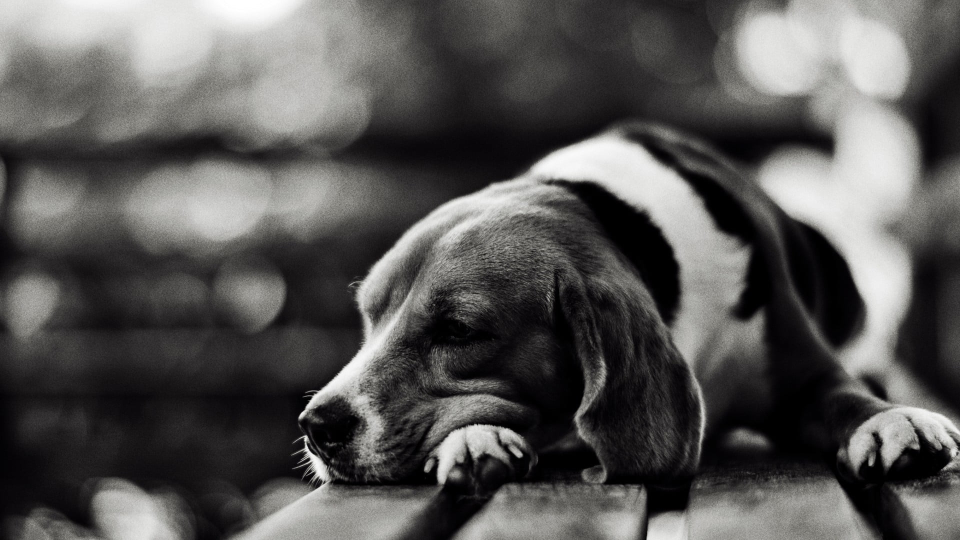
#> input picture mod4/EJERCITACIÓN/dog.jpg, 1920 x 1080 px (shown at 1/2 size)
$ jupyter execute 'Ejercitación  Módulo 4 - Segunda Parte.Juan Bentos.ipynb'
#> lines starting #> are read from the running program, lines starting #| are printed output that depends on the picture
#> (reads mod4/EJERCITACIÓN/plethysmography.txt from the repository)
### mod4/EJERCITACIÓN/utils.py
def graficar(signal, fm, t1 = 0, t2 = 10, title = "Señal de Fotoplestimografía"):
#> called with signal = array of shape (60001,), fm = 125, t1 = 450, t2 = 465, title = 'Grafiquita'
    import matplotlib.pyplot as plt
    import numpy as np
    totalLenght = len(signal)
    if t1 <0 or t2 < 0 or t2 < t1 or t1 == t2 or t1 > totalLenght or t2 == totalLenght > totalLenght:
        raise ValueError("t1 y/o t2 están mal")

    else:
        T = 1.0/fm #período de la señal
        totalLenght = len(signal)

        t = np.arange(int(t1*fm), int(t2*fm))*T

        plt.plot(t, signal[int(t1*fm):int(t2*fm)])
        plt.xlabel("Tiempo [seg]")   # Inserta el título del eje X
        plt.ylabel("Abosrobacia [%]")   # Inserta el título del eje Y
        plt.title(title)

        plt.show()
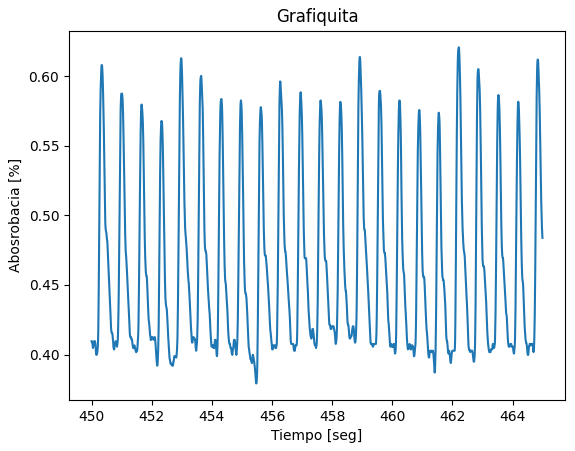
#> figure drawn by matplotlib, 1 panel; curve peaks at x = 462.2, y = 0.621

# [19 lines left out: functions crearMatrix, main, not called in this run]

# [2 lines that do not run on import are left out]

### mod4/EJERCITACIÓN/Ejercitación  Módulo 4 - Segunda Parte.Juan Bentos.ipynb
# <center> <span style='color:#3A40A2 '> Ejercitación módulo 4 - Segunda Parte </span></center>

**Profesor Adjunto:** Mag. Bioing. Baldezzari Lucas

<p style='text-align: left;'> V2022 </p>

<hr style="border:1px solid gray"> </hr>

## Ejercicio 1 - Formas geométricas

Implemente lo siguiente:

- Una clase abstracta llamada *Shape()*.
- Una clase llamada *Rectangle()*, otra *Circle()* y otra *Triangle()*.
- Estas últimas clases,
    - *Circle()*: Debe tener un constructor. Además debe tener un método que permita calcular el área del círculo a partir del radio.
    - *Rectangle()*: Debe tener un constructor. Además debe tener un método que permita calcular el área del rectángulo a partir de la longitud de sus lados.
    - *Triangle()*: Debe tener un constructor. Además, debe tener un método que permita calcular el área del triángulo a partir de la base y la altura.

Para todas las clases -incluyendo la clase abstracta- piense qué atributos y métodos podrían tener para cumplir con lo que se pide.

Agregue breve *docstring* a cada clase.

Demuestre el funcionamiento de su implementación.

## Ejercicio 2 - Pasalo a nafta

Utilizando el ejemplo visto de herencia en la clase de teoría del módulo *Car.py* implemente un diagrama UML para representar las clases y sus interacciones. Agregue una clase *NaphthaCar()* para representar un auto a nafta que herede de la clase *Car()*.

Implemente la clase *NaphthaCar()*.

Demuestre el funcionamiento de su implementación.

## Ejercicio 3 - Formando un triángulo mediante tres puntos (obligatorio)

Implemente una clase *Triangle()*. La misma debe,

- Tener un constructor que reciba tres objetos del tipo *Punto()* (esta clase fue vista en teoría y ejercitación). Durante la creación del triángulo se debe chequear que los puntos otorgados por el usuario formen un triangulo, caso contrario deben dar un *error*, para esto implemente la siguiente linea de código,
```Python
raise ValueError("Los puntos no forman un triangulo")
```
- Debe tener un método para determinar qué tipo de triangulo es en base a la longitud de sus lados.
    - Equilatero: Tres lados iguales.
    - Isósceles: Dos lados iguales.
    - Escaleno: Ninguno de sus lados iguales.

- Debe tener un método para calcular el área del triángulo.
- Debe tener un método para devolver las longitudes de los lados del triángulo.

NOTA: En el módulo 5 veremos más sobre manejo de errores y excepciones.

[cell 1]
import math

class Punto():


    """Clase para crear y operar puntos en un plano 2D, con operaciones como :
    - Mover un punto a una nueva coordenada
    - Calcular la distancia euclidiana entre estos dos puntos
    - Calcular la pendiente entre estos dos puntos
    """

    def __init__(self, x:float = 0.0, y:float = 0.0) ->None:
        """Iniciamos coordenadas de los puntos.
        Si los puntos x e y no se dan, se los inicializa en el origen"""
        self.moveTo(x, y)


    def moveTo(self, newx:float, newy:float) ->None:
        """Mueve un punto a una nueva coordenada"""
        self.x = newx
        self.y = newy

    def calcularDistancia(self, otroPunto: "Punto") ->float:
        """Calcula la distancia euclidiana entre dos puntos

        Parámetro:
            - otroPunto: Instancia de un Punto()

        Retorna:
            - La distancia entre puntos (float)
        """
        return math.hypot(self.x - otroPunto.x, self.y - otroPunto.y)

    def calcularPendiente(self, otroPunto: "Punto") ->float:
        """Calcula la pendiente entre dos puntos

        Parámetro:
            - otroPunto: Instancia de un Punto()

        Retorna:
            - La pendeinte entre puntos (float)
        """
        pendiente=(self.y-otroPunto.y)/(self.x-otroPunto.x)
        return pendiente

#Creamos la clase Triangle()
class Triangle():
    """Utilizando los puntos crrados en la clase Punto() con cordenadas x e y, los utilizamos en la clase triangle
    """
    def __init__(self, punto1:"Punto", punto2:"Punto", punto3:"Punto") ->None:
        if punto1==punto2  or punto2==punto3 or punto1==punto3:
            raise ValueError('Los puntos no forman un triangulo, puntos iguales')
        elif (punto1.x == punto2.x and punto1.x == punto3.x) or (punto1.y == punto2.y and punto1.y == punto3.y):
            raise ValueError('Los puntos no forman un triangulo, coinciden cordenadas de x o y')
        elif punto1.calcularPendiente(punto2)==punto2.calcularPendiente(punto3):
            raise ValueError('Los puntos no forman un triangulo, pendientes iguales')
        else:
            self.punto1=punto1
            self.punto2=punto2
            self.punto3=punto3

    def getLargoLados(self):
        """Calculamos el la distancia entre los puntos, obteniendo así el largo de los lados de el triangulo."""

        distanciaP1P2=round(self.punto1.calcularDistancia(self.punto2),2)
        distanciaP2P3=round(self.punto2.calcularDistancia(self.punto3),2)
        distanciaP3P1=round(self.punto3.calcularDistancia(self.punto1),2)

        return [distanciaP1P2,distanciaP2P3,distanciaP3P1]

    def getArea(self):
        """Calculamos el aréa del triangulo, con sus datos calculamos el perimetro y posteriormente se calcula el areá"""
        lados=self.getLargoLados()
        perimetro = (lados[0] + lados[1] + lados[2])/2 #Calculamos el perimetro con los datos obtenidos en la lista de getLargoLados
        area= math.sqrt(perimetro * (perimetro - lados[0]) * (perimetro - lados[1]) * (perimetro - lados[2]))
        return round(area,2)

    def getType(self):
        """Obtenemos el tipo de triangulo a partir de la comparación del largo de sus lados"""
        lados=self.getLargoLados() #Asignamos la lista de getLargoLados a lados
        typeTriangulo=""
        if lados[0]==lados[1] and lados[1]==lados[2]:
            typeTriangulo = "Equilatero"
        elif lados[0]==lados[1] or lados[1]==lados[2] or lados[0]==lados[2]:
            typeTriangulo = "Isósceles"
        elif (lados[0]*2)+(lados[1]*2) == (lados[2]*2):
            typeTriangulo = "Rectangulo"
        else:
            typeTriangulo = "Escaleno"

        return typeTriangulo

p1=Punto(-3,10)
p2=Punto(-105,-7)
p3=Punto(-98,2)
triangulo1=Triangle(p1,p2,p3)
print(triangulo1.getLargoLados())
print(triangulo1.getArea())
print(triangulo1.getType())

## Ejercicio 4 - Señal de fotoplestimografía (obligatorio)

Implemente una clase llamada *BasicPlethy()* para obtener algunos parámetros fisiológicos a partir de datos plestimográficos.

La clase debe,

- Tener un constructor que reciba una lista de valores flotantes -señal plestimográfica- con los valores plestimográficos de cierta persona
- Un método para conocer la duración máxima (en segundos) de la señal plestimográfica. Debe retornar un valor con la duración máxima.
- Un método para conocer la frecuencia cardíaca (en latidos por minuto, lpm) a partir de la señal plestimográfica. El mismo debe retornar la frecuencia cardíaca como un valor flotante con un decimal máximo, por ejemplo, $80.2$ sería equivalente a *82.2* latidos por minuto.
- Un método para conocer los momentos en que ocurre un pico en la señal de plestmiografía. El método debe retornar una lista formada por los momentos, es decir, los segundos, en que ocurre un pico. Por ejemplo, si tuvieramos picos al segundo 1.1, al 2.2 y al 3.4 el método debería devolver la lista.

```Python
[1.1, 2.2, 3.4]
```

A continuación se presenta una propuesta inicial para la clase *BasicPlethy()*:

```Python
class BasicPlethy():
    """Doc acá..."""

    def __init__(self, signal:list, fm:float = 125.):
        """Doc del constructor..."""
        self.signal = signal #señal
        self.fm = fm #frecuencia de muestreo
        self.T = #TODO #Período de la señal
        self.signalDuration = #TODO # Duración de la señal (en segundos)

    def duration(self):
        """Returna la duración de la señal"""
        ## TODO

    def getHR(self)->float:
        """Calcula la frecuencia cardíaca en latidos por minutos (Heart Rate)..."""
        ## TODO

        return heartRate

    def getPeaks(self)->list:
        """Obtiene los momentos en que ocurren los picos en la señal"""
        ## TODO

        return peaks
```

Usted dispone de un archivo llamado *plethysmography.txt* que contiene un trozo de señal fotoplestimográfica. La misma fue obtenida de un repositorio de señales fisiológicas conocido como [Physionet](https://physionet.org/content/bidmc/1.0.0/). El archivo contiene un valor de presión por cada renglón. Deberá cargar el archivo y convertir sus valores de string a flotantes.

La siguiente imágen muestra los primeros 10 segundos de la señal contenida en el archivo de texto.

<span style='color:#aa0000 '>**Aclaración**</span>: Puede utilizar librerias externas y generar métodos y clases que desee para poder llevar a cabo la implementación que se pide.

##### Graficando la señal de fotoplestimografía

Se podría graficar la señal utilizando el código siguiente,

```Python
from utils import graficar
graficar(signal, fm = 125, t1 = 0, t2 = 10)
```

Donde *signal* es la señal de fotoplestimografía (lista de valores flotantes), *fm* es la frecuencia de muestreo y $t_1$ y $t_2$ son los extremos (en segundos) que se quiere mostrar de la señal.

##### Referencias

Puede encontrar información sobre plestimografía en,

- [Analisis de la onda de presion arterial en anestesiologia y cuidados intensivos](https://anestesiar.org/2020/analisis-de-la-onda-de-presion-arterial-en-anestesiologia-y-cuidados-intensivos-i/)
- [Plestimografía.pdf](Pletismografia.pdf)
- [Toward a Robust Estimation of Respiratory Rate From Pulse Oximeters](https://ieeexplore.ieee.org/document/774848)

[cell 2]
from utils import graficar
import numpy as np
import matplotlib.pyplot as plt

file = open("plethysmography.txt", "r")

plesti = file.read().split()

plesti = np.array([float(valor) for valor in plesti])

graficar(signal = plesti, fm = 125, t1 = 450, t2 = 465, title = "Grafiquita")

[cell 3]
#LIBRERIAS
import os
#LIBRERIA QUE SE UTILIZAN DENTRO DE LA CLASE
import matplotlib.pyplot as plt
from scipy.signal import find_peaks

class BasicPlethy():
    """Clase denominada BasicPlethy, recibe la señal de un pletismografo y a travez de sus metodos
       es capaz de determinar:duracion de la señal; frencuencia cardiaca;
       momentos en que se produce un pico y graficar la señal"""


    def __init__(self, signal:list, fm:float = 125.):
        """Recibe la señal en formato de lista de flotantes y la frecuencia de muestreo en flotante, por defecto 125 Hz.
        El metodo duartion permite determianr la duracion de l registro de la señal
        El metodo getHR nos permite determianr la frecuencia cardiaca atraves de la señal en pulsasiones por minuto
        El metodo getPeaks nos muestra el momento en el tiempo en que se produce un pico, en segundos"""

        self.signal = signal #señal
        self.fm = fm #frecuencia de muestreo
        self.T = 1/fm #periodo de muestreo
        self.signalDuration = round((len(signal)*self.T)/60,2)#el largo de la señal por el periodo dividio 60 segundos nos da la duracion del registro de la señal.
        self.peaks = find_peaks(signal, height=0.45) #encuentra los picos por encima de la altura mayor a 0.45 y nos devuelve un array donde en la poscion [0] tiene una lista con el numero de dato en que se produce el pico.
        self.numOfpeaks = len(self.peaks[0])#Cantidad de picos
        firstTenseconds = int(10/self.T)#cantidad de datos que se obtienen en 10 segundos
        plt.plot(signal[0:firstTenseconds])#se grafican los primeros 10 segundos de la muestra para una frecuencia de muestreo dada

    def duration(self):
        """Returna la duración de la señal"""

        return f"Duracion de la señal: %s min" % (self.signalDuration)#retorna la duracion de la señal

    def getHR(self)->float:
        """Calcula la frecuencia cardíaca en latidos por minutos (Heart Rate)..."""

        heartRate = round(self.numOfpeaks/self.signalDuration,1)#numero de picos/duracion de la señal
        return f"Frecuencia Cardiaca: %s ppm" % (heartRate)

    def getPeaks(self)->list:
        """Obtiene los momentos en que ocurren los picos en la señal"""
        peaksValue=[]
        for i in range (0,len(self.peaks[0])):
            peaksValue.append(round((self.peaks[0][i])*self.T,1))#agrega a la lista peakValue el valor del array ubicado en la lista de la poscion 0 y poscion i dentro de la lista multiplicado por el periodo, para obtener el tiempo exacto donde se origina cada pico. Con round le damos una sola cifra significativa.
        return f"Momento en el tiempo que se produce cada pico [seg]: %s " % (peaksValue)
    def getGraf(self):
        return plt.plot(signal[0:firstTenseconds])#se grafican los primeros 10 segundos de la muestra para una frecuencia de muestreo dada

#ABRIR EL ARCHIVO Y ASIGANRLO A UNA LISTA DE FLOTANTES
archivo=open("plethysmography.txt",'r')#abre el archivo
vector = list(map(float,(archivo.read().split()))) #se asigna el contendio del archivo a una lista de enteros

#INSTANCIAR
señal1=BasicPlethy(vector,125.0)

print (señal1.duration())
print (señal1.getHR())
print (señal1.getPeaks())
print(señal1.getGraf)
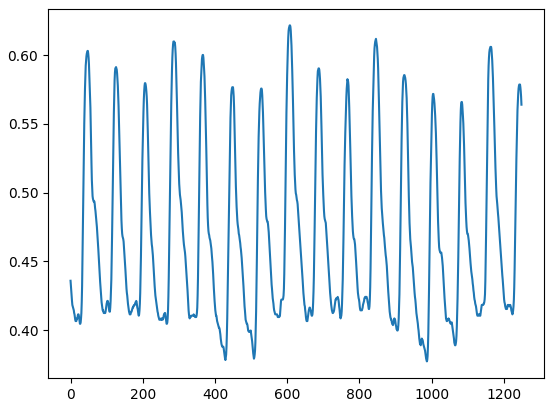
#> figure drawn by matplotlib, 1 panel; curve peaks at x = 607, y = 0.622

## Ejercicio 5 - Procesando imágenes (obligatorio)

En este ejercicio realizará un programa para poder realizar procesamiento básico sobre imágenes *RGB* en escala de grises (aunue podrían ser en colores).

### <span style='color:#035397'>Imágenes para procesar</span>

Usted dispone de algunas imágenes en jpg en escala de grises (dentro de la carpeta *images*) con las cuales probar su implementación. Las imágenes son del tipo RGB, es decir, que cada imágen tiene tres capas o *canales*, donde cada canal es una matríz de $M\times N$ en donde cada coorenada $(m,n)$ de la imágen es un píxel. Cada pixel puede tomar valores entre 0 y 255 (enteros). Un 0 es igual a negro y 255 es blanco, los valores intermedios serían *grises*.

Los nombres de las imágenes son,

- bote.jpg
- brainvessels1.jpg
- brainvessels2.jpg
- broadway_tower_grayscale.jpg
- buildings.jpg
- cerebral-angiography_thumb.jpg
- coronary1.jpg
- coronary4.jpg
- coronary-angiogram.jpg
- leon.jpg
- leona.jpg

### <span style='color:#E04D01 '>Clase Image()</span>

Implemente una clase que se llame *Image* la cual deberá tener los siguientes métodos.
- Un constructor que genere una matriz de dimsensión *MxNx3* donde M es la cantidad de *filas*, N es la cantidad de *colúmnas* y el $3$ representa que es una imágen *RGB*. Cada coordenada $M_j N_j$ representa un píxel de la imágen. El constructor debe,
    - Generar un objeto *Image* a partir de una matriz de *MxNx3* que contenga una imágen.
    - Generar un objeto *Image* a partir de leer un archivo jpg.
    - Si no se da una matriz o un nombre de un archivo jpg entonces el contructor debe arrojar un error (ver implementación de ejemplo debajo).
- Un método llamado *loadImage()* el cual servirá para cargar la imágen a partir del nombre del archivo.
- Un método llamado *saveImage()* el cual servirá para guardar una imágen en formato jpg.
- Un método llamado *showImage()* el cual servirá para mostrar la imágen.
- Un método llamado *size()* que debe retornar una tupla de la forma (filas, columnas, 3).

*Comentarios*

Utilice el siguiente tutorial de la librería *matplotlib* llamado *[Image tutorial](https://matplotlib.org/stable/tutorials/introductory/images.html#sphx-glr-tutorials-introductory-images-py)* para cargar, guardar y visualizar imágenes. Aprenderemos más sobre *matplotlib* en las próximas clases.

#### <span style='color:#CC0000 '>Importante</span>

Se recomienda utilizar Visual Studio.

Guarde su implementación en un archivo *image.py*.

[cell 4]
import matplotlib.pyplot as plt
import matplotlib.image as mpimg


filename = 'dog.jpg'
img = mpimg.imread(filename)
#> img is the input picture: shape (1080, 1920, 3); mean R, G, B 88, 86.8, 85.7

canalRojo = img[:,:,0]
canalVerde = img[:,:,1]
canalAzul = img[:,:,2]

imgplot = plt.imshow(img)
imgplot = plt.imshow(img)

plt.show(imgplot)
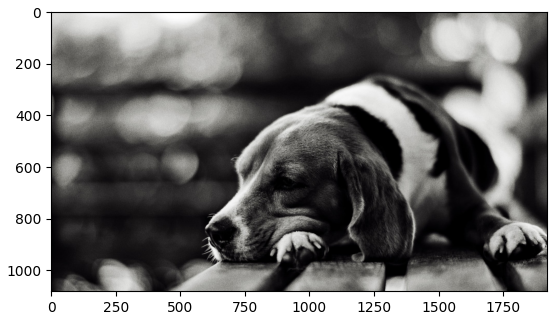
#> figure drawn by matplotlib, 1 panel
